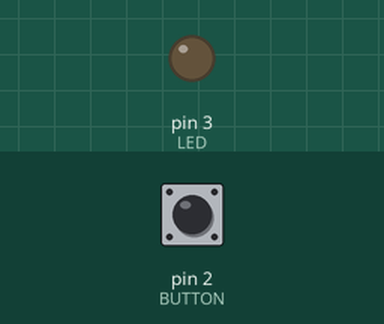
Bench run of a sketch on a simulated Arduino Uno, built with avr-gcc and run on an emulated ATmega328P. On the bench: output pins drawn as LEDs (lit = HIGH). The test bench sets the inputs (shaded band); at power-on: pin 2 (BUTTON) LOW.

Above: at 1.2 s.
1.3 s: pin 2 (BUTTON) pulled HIGH for 0.15 s
At 1.37 s:
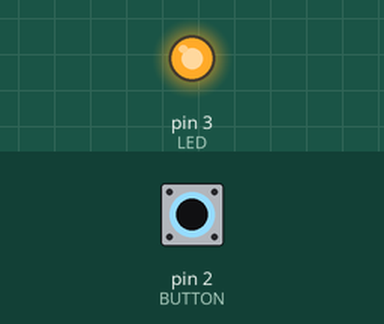
2.9 s: pin 2 (BUTTON) pulled HIGH for 3.2 s
At 6.8 s:
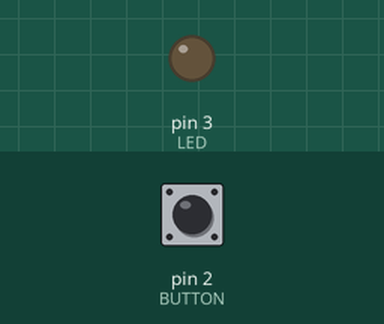
Timing chart, 0 to 8.3 s (numbered marks = the images above; inputs shaded):
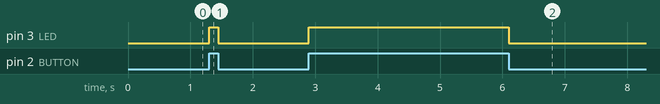

The sketch:

2-ButtonLED.ino
```cpp
const int BUTTON = 2;
const int LED = 3;
int BUTTONstate = 0;

void setup()
{
  pinMode(BUTTON, INPUT);
  pinMode(LED, OUTPUT);
}

void loop()
{
  BUTTONstate = digitalRead(BUTTON);
  if (BUTTONstate == HIGH)
  {
    digitalWrite(LED, HIGH);
  }
  else{
    digitalWrite(LED, LOW);
  }
}

/*Aufgabe 1:

Zweite LED anschließen die
1. gleichzeitig leuchtet wie die erste.

Aufgabe 2:
Die Zweite LED soll jetzt nur leuchten wenn der button nicht gedrück ist

*/
```

Measured:
- after the input at 1.3 s, pin 3 (LED): LOW → HIGH at once, → LOW 0.15 s later
- after the input at 2.9 s, pin 3 (LED): LOW → HIGH at once, → LOW 3.2 s later
